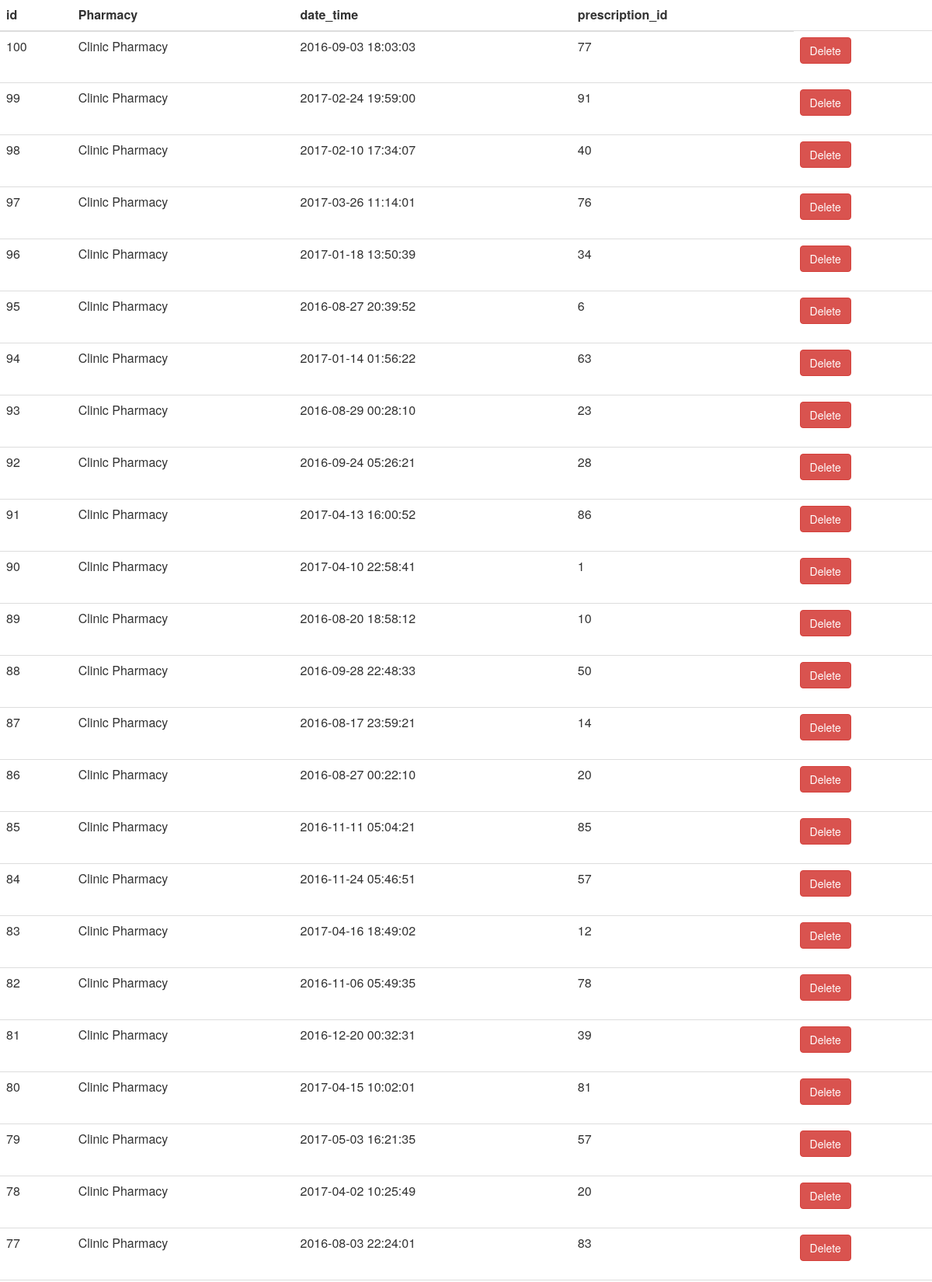
The app's page /clinic/Purchase/view_purchases.php (upper part) with its own data.
### tables this page shows
CREATE TABLE `purchase` (
  `id` int(11) NOT NULL,
  `date_time` datetime DEFAULT NULL,
  `pharmacy_id` int(11) NOT NULL,
  `prescription_id` int(11) DEFAULT NULL
);

CREATE TABLE `pharmacy` (
  `id` int(11) NOT NULL,
  `name` varchar(200) DEFAULT NULL,
  `pharmacist_id` int(11) NOT NULL
);

### clinic/Purchase/view_purchases.php (the view, shortened to what this page needs)
<link rel="stylesheet" href="https://maxcdn.bootstrapcdn.com/bootstrap/3.3.7/css/bootstrap.min.css">
<?php
$conn = Connect();
$table = "";
if ($result = $conn->query('SELECT pur.id, phar.name as Pharmacy, pur.date_time, pur.prescription_id FROM purchase pur left join pharmacy phar on pur.pharmacy_id = phar.id order by pur.id desc;')) {
    $fieldsInfo = $result->fetch_fields();
    $table .= "<table class='table table-inverse' style='width: 100%;'>";
	$table .= "<thead>";
		$table .= "<tr>";
		foreach($fieldsInfo as $fieldInfo)
			$table .= "<th scope='row'>{$fieldInfo->name}</th>";
		$table .= "</tr>";
	$table .= "</thead>";
	$table .= "<body>";
		while ($row = $result->fetch_assoc()) {
			$table .= "<tr>";
			foreach($row as $columnValue)
				$table .= "<td>$columnValue</td>";
			$table .= "<td>
			<form action='delete_purchase.php' method='post' >
				<input type='hidden' name='delete_purchase_id' value='$row[id]'>
				<button id='delete-purchase' type='submit' name='btn_delete' class='btn btn-danger'>Delete</button>
			</form>
			</td>";
			$table .= "</tr>";
		}
	$table .= "</tbody>";
    $table .= "</table>";
}
echo $table;
?>

### records on screen
purchase: id "100", pharmacy.name "Clinic Pharmacy", date_time "2016-09-03 18:03:03", prescription "77"
purchase: id "99", pharmacy.name "Clinic Pharmacy", date_time "2017-02-24 19:59:00", prescription "91"
purchase: id "98", pharmacy.name "Clinic Pharmacy", date_time "2017-02-10 17:34:07", prescription "40"
purchase: id "97", pharmacy.name "Clinic Pharmacy", date_time "2017-03-26 11:14:01", prescription "76"
purchase: id "96", pharmacy.name "Clinic Pharmacy", date_time "2017-01-18 13:50:39", prescription "34"
purchase: id "95", pharmacy.name "Clinic Pharmacy", date_time "2016-08-27 20:39:52", prescription "6"
purchase: id "94", pharmacy.name "Clinic Pharmacy", date_time "2017-01-14 01:56:22", prescription "63"
purchase: id "93", pharmacy.name "Clinic Pharmacy", date_time "2016-08-29 00:28:10", prescription "23"
purchase: id "92", pharmacy.name "Clinic Pharmacy", date_time "2016-09-24 05:26:21", prescription "28"
purchase: id "91", pharmacy.name "Clinic Pharmacy", date_time "2017-04-13 16:00:52", prescription "86"
purchase: id "90", pharmacy.name "Clinic Pharmacy", date_time "2017-04-10 22:58:41", prescription "1"
purchase: id "89", pharmacy.name "Clinic Pharmacy", date_time "2016-08-20 18:58:12", prescription "10"
purchase: id "88", pharmacy.name "Clinic Pharmacy", date_time "2016-09-28 22:48:33", prescription "50"
purchase: id "87", pharmacy.name "Clinic Pharmacy", date_time "2016-08-17 23:59:21", prescription "14"
purchase: id "86", pharmacy.name "Clinic Pharmacy", date_time "2016-08-27 00:22:10", prescription "20"
purchase: columnValue "85", pharmacy.name "Clinic Pharmacy", date_time "2016-11-11 05:04:21"
purchase: id "84", pharmacy.name "Clinic Pharmacy", date_time "2016-11-24 05:46:51", prescription "57"
purchase: id "83", pharmacy.name "Clinic Pharmacy", date_time "2017-04-16 18:49:02", prescription "12"
purchase: id "82", pharmacy.name "Clinic Pharmacy", date_time "2016-11-06 05:49:35", prescription "78"
purchase: id "81", pharmacy.name "Clinic Pharmacy", date_time "2016-12-20 00:32:31", prescription "39"
purchase: id "80", pharmacy.name "Clinic Pharmacy", date_time "2017-04-15 10:02:01", prescription "81"
purchase: id "79", pharmacy.name "Clinic Pharmacy", date_time "2017-05-03 16:21:35", prescription "57"
purchase: id "78", pharmacy.name "Clinic Pharmacy", date_time "2017-04-02 10:25:49", prescription "20"
purchase: id "77", pharmacy.name "Clinic Pharmacy", date_time "2016-08-03 22:24:01", prescription "83"

### other values on screen
$fieldInfo->name "id"
$fieldInfo->name "Pharmacy"
$fieldInfo->name "date_time"
$fieldInfo->name "prescription_id"
